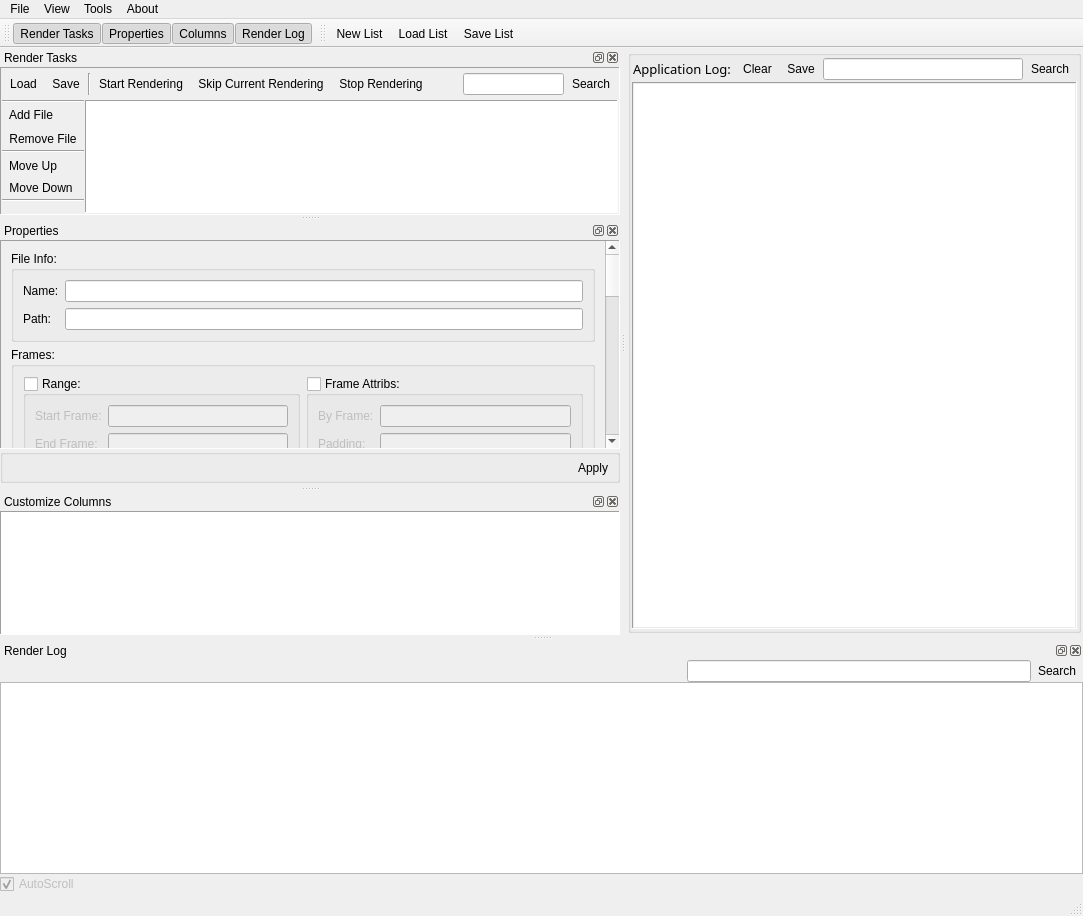
<?xml version="1.0" encoding="UTF-8"?>
<ui version="4.0">
 <class>MainWindow</class>
 <widget class="QMainWindow" name="MainWindow">
  <property name="geometry">
   <rect>
    <x>0</x>
    <y>0</y>
    <width>1083</width>
    <height>916</height>
   </rect>
  </property>
  <property name="windowTitle">
   <string>MainWindow</string>
  </property>
  <widget class="QWidget" name="centralwidget">
   <layout class="QGridLayout" name="gridLayout_16">
    <property name="margin">
     <number>2</number>
    </property>
    <property name="spacing">
     <number>2</number>
    </property>
    <item row="0" column="0">
     <widget class="QGroupBox" name="groupBox">
      <property name="title">
       <string/>
      </property>
      <layout class="QGridLayout" name="gridLayout_7">
       <property name="margin">
        <number>1</number>
       </property>
       <property name="spacing">
        <number>1</number>
       </property>
       <item row="0" column="0">
        <widget class="QFrame" name="frame_4">
         <property name="frameShape">
          <enum>QFrame::NoFrame</enum>
         </property>
         <property name="frameShadow">
          <enum>QFrame::Raised</enum>
         </property>
         <layout class="QGridLayout" name="gridLayout_8">
          <property name="margin">
           <number>1</number>
          </property>
          <property name="spacing">
           <number>1</number>
          </property>
          <item row="0" column="1">
           <spacer name="horizontalSpacer_2">
            <property name="orientation">
             <enum>Qt::Horizontal</enum>
            </property>
            <property name="sizeHint" stdset="0">
             <size>
              <width>272</width>
              <height>20</height>
             </size>
            </property>
           </spacer>
          </item>
          <item row="0" column="0">
           <widget class="QLabel" name="lblStatus">
            <property name="font">
             <font>
              <family>Trebuchet MS</family>
              <pointsize>10</pointsize>
             </font>
            </property>
            <property name="text">
             <string>Application Log: </string>
            </property>
           </widget>
          </item>
          <item row="0" column="3">
           <widget class="QToolButton" name="btnLogSave">
            <property name="toolTip">
             <string>Save</string>
            </property>
            <property name="statusTip">
             <string>Save</string>
            </property>
            <property name="text">
             <string>Save</string>
            </property>
            <property name="autoRaise">
             <bool>true</bool>
            </property>
           </widget>
          </item>
          <item row="0" column="2">
           <widget class="QToolButton" name="btnLogClear">
            <property name="toolTip">
             <string>Clear</string>
            </property>
            <property name="statusTip">
             <string>Clear</string>
            </property>
            <property name="text">
             <string>Clear</string>
            </property>
            <property name="autoRaise">
             <bool>true</bool>
            </property>
           </widget>
          </item>
          <item row="0" column="5">
           <widget class="QToolButton" name="btnSearchAppLog">
            <property name="toolTip">
             <string>Search</string>
            </property>
            <property name="statusTip">
             <string>Search</string>
            </property>
            <property name="text">
             <string>Search</string>
            </property>
            <property name="autoRaise">
             <bool>true</bool>
            </property>
           </widget>
          </item>
          <item row="0" column="4">
           <widget class="QLineEdit" name="leSearchAppLog">
            <property name="minimumSize">
             <size>
              <width>200</width>
              <height>0</height>
             </size>
            </property>
           </widget>
          </item>
         </layout>
        </widget>
       </item>
       <item row="1" column="0">
        <widget class="QFrame" name="frame_5">
         <property name="frameShape">
          <enum>QFrame::Panel</enum>
         </property>
         <property name="frameShadow">
          <enum>QFrame::Sunken</enum>
         </property>
         <layout class="QGridLayout" name="gridLayout_12">
          <property name="margin">
           <number>1</number>
          </property>
          <property name="spacing">
           <number>1</number>
          </property>
          <item row="0" column="0">
           <widget class="QTextBrowser" name="tbStatus">
            <property name="frameShape">
             <enum>QFrame::NoFrame</enum>
            </property>
           </widget>
          </item>
         </layout>
        </widget>
       </item>
      </layout>
     </widget>
    </item>
   </layout>
  </widget>
  <widget class="QMenuBar" name="menubar">
   <property name="geometry">
    <rect>
     <x>0</x>
     <y>0</y>
     <width>1083</width>
     <height>18</height>
    </rect>
   </property>
   <widget class="QMenu" name="menuFile">
    <property name="title">
     <string>File</string>
    </property>
    <addaction name="actionNew_List"/>
    <addaction name="actionLoad_List"/>
    <addaction name="actionSave_List"/>
    <addaction name="separator"/>
    <addaction name="actionQuit"/>
   </widget>
   <widget class="QMenu" name="menuTools">
    <property name="title">
     <string>Tools</string>
    </property>
    <addaction name="actionSettings"/>
    <addaction name="separator"/>
    <addaction name="actionConsole"/>
   </widget>
   <widget class="QMenu" name="menuAbout">
    <property name="title">
     <string>About</string>
    </property>
    <addaction name="actionHelp"/>
    <addaction name="actionOnline_Help"/>
    <addaction name="actionReportIssues"/>
    <addaction name="separator"/>
    <addaction name="actionAbout_lra"/>
   </widget>
   <widget class="QMenu" name="menuView">
    <property name="title">
     <string>View</string>
    </property>
    <addaction name="actionRenderTasks"/>
    <addaction name="actionProperties"/>
    <addaction name="actionColumns"/>
    <addaction name="actionLog"/>
   </widget>
   <addaction name="menuFile"/>
   <addaction name="menuView"/>
   <addaction name="menuTools"/>
   <addaction name="menuAbout"/>
  </widget>
  <widget class="QStatusBar" name="statusbar"/>
  <widget class="QDockWidget" name="dckRenderTasks">
   <property name="windowTitle">
    <string>Render Tasks</string>
   </property>
   <attribute name="dockWidgetArea">
    <number>1</number>
   </attribute>
   <widget class="QWidget" name="dockWidgetContents">
    <layout class="QGridLayout" name="gridLayout_4">
     <property name="margin">
      <number>0</number>
     </property>
     <property name="spacing">
      <number>0</number>
     </property>
     <item row="1" column="0">
      <widget class="QFrame" name="frame_2">
       <property name="frameShape">
        <enum>QFrame::Panel</enum>
       </property>
       <property name="frameShadow">
        <enum>QFrame::Sunken</enum>
       </property>
       <layout class="QGridLayout" name="gridLayout_3">
        <property name="margin">
         <number>1</number>
        </property>
        <property name="spacing">
         <number>1</number>
        </property>
        <item row="1" column="1" rowspan="12">
         <widget class="QTableWidget" name="tblMainList">
          <property name="frameShape">
           <enum>QFrame::Panel</enum>
          </property>
          <property name="alternatingRowColors">
           <bool>true</bool>
          </property>
          <property name="selectionMode">
           <enum>QAbstractItemView::SingleSelection</enum>
          </property>
          <property name="selectionBehavior">
           <enum>QAbstractItemView::SelectRows</enum>
          </property>
          <property name="sortingEnabled">
           <bool>true</bool>
          </property>
         </widget>
        </item>
        <item row="0" column="0" colspan="2">
         <widget class="QFrame" name="frame">
          <property name="minimumSize">
           <size>
            <width>0</width>
            <height>30</height>
           </size>
          </property>
          <property name="maximumSize">
           <size>
            <width>16777215</width>
            <height>30</height>
           </size>
          </property>
          <property name="frameShape">
           <enum>QFrame::NoFrame</enum>
          </property>
          <property name="frameShadow">
           <enum>QFrame::Raised</enum>
          </property>
          <layout class="QGridLayout" name="gridLayout_2">
           <property name="margin">
            <number>1</number>
           </property>
           <property name="spacing">
            <number>1</number>
           </property>
           <item row="0" column="6">
            <widget class="QToolButton" name="btnStartRender">
             <property name="toolTip">
              <string>Start Rendering</string>
             </property>
             <property name="statusTip">
              <string>Start Rendering</string>
             </property>
             <property name="text">
              <string>Start Rendering</string>
             </property>
             <property name="autoRaise">
              <bool>true</bool>
             </property>
            </widget>
           </item>
           <item row="0" column="9">
            <spacer name="horizontalSpacer">
             <property name="orientation">
              <enum>Qt::Horizontal</enum>
             </property>
             <property name="sizeHint" stdset="0">
              <size>
               <width>40</width>
               <height>20</height>
              </size>
             </property>
            </spacer>
           </item>
           <item row="0" column="8">
            <widget class="QToolButton" name="btnTerminate">
             <property name="toolTip">
              <string>Stop Rendering</string>
             </property>
             <property name="statusTip">
              <string>Stop Rendering</string>
             </property>
             <property name="text">
              <string>Stop Rendering</string>
             </property>
             <property name="autoRaise">
              <bool>true</bool>
             </property>
            </widget>
           </item>
           <item row="0" column="7">
            <widget class="QToolButton" name="btnSkipRender">
             <property name="toolTip">
              <string>Skip Current Rendering</string>
             </property>
             <property name="statusTip">
              <string>Skip Current Rendering</string>
             </property>
             <property name="text">
              <string>Skip Current Rendering</string>
             </property>
             <property name="autoRaise">
              <bool>true</bool>
             </property>
            </widget>
           </item>
           <item row="0" column="5">
            <widget class="Line" name="line">
             <property name="orientation">
              <enum>Qt::Vertical</enum>
             </property>
            </widget>
           </item>
           <item row="0" column="4">
            <widget class="QToolButton" name="btnRTaskSave">
             <property name="toolTip">
              <string>Save</string>
             </property>
             <property name="statusTip">
              <string>Save</string>
             </property>
             <property name="text">
              <string>Save</string>
             </property>
             <property name="autoRaise">
              <bool>true</bool>
             </property>
            </widget>
           </item>
           <item row="0" column="3">
            <widget class="QToolButton" name="btnRTaskLoad">
             <property name="toolTip">
              <string>Load</string>
             </property>
             <property name="statusTip">
              <string>Load</string>
             </property>
             <property name="text">
              <string>Load</string>
             </property>
             <property name="autoRaise">
              <bool>true</bool>
             </property>
            </widget>
           </item>
           <item row="0" column="11">
            <widget class="QToolButton" name="btnSearchRenderTask">
             <property name="toolTip">
              <string>Search</string>
             </property>
             <property name="statusTip">
              <string>Search</string>
             </property>
             <property name="text">
              <string>Search</string>
             </property>
             <property name="autoRaise">
              <bool>true</bool>
             </property>
            </widget>
           </item>
           <item row="0" column="10">
            <widget class="QLineEdit" name="leSearchRenderTask"/>
           </item>
          </layout>
         </widget>
        </item>
        <item row="2" column="0">
         <widget class="QToolButton" name="btnAddFile">
          <property name="toolTip">
           <string>Add File</string>
          </property>
          <property name="statusTip">
           <string>Add File</string>
          </property>
          <property name="text">
           <string>Add File</string>
          </property>
          <property name="autoRaise">
           <bool>true</bool>
          </property>
         </widget>
        </item>
        <item row="5" column="0">
         <widget class="QToolButton" name="btnRemoveFile">
          <property name="toolTip">
           <string>Remove File</string>
          </property>
          <property name="statusTip">
           <string>Remove File</string>
          </property>
          <property name="text">
           <string>Remove File</string>
          </property>
          <property name="autoRaise">
           <bool>true</bool>
          </property>
         </widget>
        </item>
        <item row="6" column="0">
         <widget class="Line" name="line_2">
          <property name="orientation">
           <enum>Qt::Horizontal</enum>
          </property>
         </widget>
        </item>
        <item row="8" column="0">
         <widget class="QToolButton" name="btnMoveUp">
          <property name="toolTip">
           <string>Move Up</string>
          </property>
          <property name="statusTip">
           <string>Move Up</string>
          </property>
          <property name="text">
           <string>Move Up</string>
          </property>
          <property name="autoRaise">
           <bool>true</bool>
          </property>
         </widget>
        </item>
        <item row="9" column="0">
         <widget class="QToolButton" name="btnMoveDown">
          <property name="toolTip">
           <string>Move Down</string>
          </property>
          <property name="statusTip">
           <string>Move Down</string>
          </property>
          <property name="text">
           <string>Move Down</string>
          </property>
          <property name="autoRaise">
           <bool>true</bool>
          </property>
         </widget>
        </item>
        <item row="11" column="0">
         <spacer name="verticalSpacer_2">
          <property name="orientation">
           <enum>Qt::Vertical</enum>
          </property>
          <property name="sizeHint" stdset="0">
           <size>
            <width>20</width>
            <height>40</height>
           </size>
          </property>
         </spacer>
        </item>
        <item row="1" column="0">
         <widget class="Line" name="line_5">
          <property name="orientation">
           <enum>Qt::Horizontal</enum>
          </property>
         </widget>
        </item>
        <item row="10" column="0">
         <widget class="Line" name="line_6">
          <property name="orientation">
           <enum>Qt::Horizontal</enum>
          </property>
         </widget>
        </item>
       </layout>
      </widget>
     </item>
    </layout>
   </widget>
  </widget>
  <widget class="QDockWidget" name="dckProperties">
   <property name="windowTitle">
    <string>Properties</string>
   </property>
   <attribute name="dockWidgetArea">
    <number>1</number>
   </attribute>
   <widget class="QWidget" name="dockWidgetContents_2">
    <layout class="QGridLayout" name="gridLayout_5">
     <property name="leftMargin">
      <number>0</number>
     </property>
     <property name="topMargin">
      <number>0</number>
     </property>
     <property name="rightMargin">
      <number>0</number>
     </property>
     <property name="bottomMargin">
      <number>3</number>
     </property>
     <property name="spacing">
      <number>0</number>
     </property>
     <item row="0" column="0">
      <widget class="QScrollArea" name="scrollArea">
       <property name="frameShape">
        <enum>QFrame::Panel</enum>
       </property>
       <property name="frameShadow">
        <enum>QFrame::Sunken</enum>
       </property>
       <property name="widgetResizable">
        <bool>true</bool>
       </property>
       <widget class="QWidget" name="scrollAreaWidgetContents">
        <property name="geometry">
         <rect>
          <x>0</x>
          <y>0</y>
          <width>568</width>
          <height>774</height>
         </rect>
        </property>
        <layout class="QGridLayout" name="gridLayout_6">
         <item row="0" column="0">
          <widget class="QFrame" name="frame_3">
           <property name="frameShape">
            <enum>QFrame::NoFrame</enum>
           </property>
           <property name="frameShadow">
            <enum>QFrame::Raised</enum>
           </property>
           <layout class="QGridLayout" name="gridLayout_13">
            <property name="horizontalSpacing">
             <number>1</number>
            </property>
            <property name="verticalSpacing">
             <number>5</number>
            </property>
            <property name="margin">
             <number>1</number>
            </property>
            <item row="0" column="0">
             <widget class="QGroupBox" name="frmPropFileInfo">
              <property name="title">
               <string>File Info:</string>
              </property>
              <property name="flat">
               <bool>true</bool>
              </property>
              <layout class="QGridLayout" name="gridLayout_10">
               <item row="0" column="0">
                <widget class="QLabel" name="label_5">
                 <property name="text">
                  <string>Name:</string>
                 </property>
                </widget>
               </item>
               <item row="0" column="1">
                <widget class="QLineEdit" name="lePropFileName">
                 <property name="readOnly">
                  <bool>true</bool>
                 </property>
                </widget>
               </item>
               <item row="1" column="0">
                <widget class="QLabel" name="label_6">
                 <property name="text">
                  <string>Path:</string>
                 </property>
                </widget>
               </item>
               <item row="1" column="1">
                <widget class="QLineEdit" name="lePropFilePath">
                 <property name="readOnly">
                  <bool>true</bool>
                 </property>
                </widget>
               </item>
              </layout>
             </widget>
            </item>
            <item row="2" column="0">
             <widget class="QGroupBox" name="frmPropProjPath">
              <property name="title">
               <string>Proj Path:</string>
              </property>
              <property name="flat">
               <bool>true</bool>
              </property>
              <property name="checkable">
               <bool>true</bool>
              </property>
              <property name="checked">
               <bool>false</bool>
              </property>
              <layout class="QGridLayout" name="gridLayout_11">
               <item row="0" column="0">
                <widget class="QLineEdit" name="lePropProjPath">
                 <property name="text">
                  <string extracomment="s"/>
                 </property>
                 <property name="flagFullName" stdset="0">
                  <string>Project Path</string>
                 </property>
                 <property name="flagShortName" stdset="0">
                  <string>proj</string>
                 </property>
                </widget>
               </item>
              </layout>
             </widget>
            </item>
            <item row="9" column="0">
             <spacer name="verticalSpacer">
              <property name="orientation">
               <enum>Qt::Vertical</enum>
              </property>
              <property name="sizeHint" stdset="0">
               <size>
                <width>20</width>
                <height>40</height>
               </size>
              </property>
             </spacer>
            </item>
            <item row="3" column="0">
             <widget class="QGroupBox" name="frmPropRDPath">
              <property name="title">
               <string>Render Desitination Path (RD):</string>
              </property>
              <property name="flat">
               <bool>true</bool>
              </property>
              <property name="checkable">
               <bool>true</bool>
              </property>
              <property name="checked">
               <bool>false</bool>
              </property>
              <layout class="QGridLayout" name="gridLayout_17">
               <item row="0" column="0">
                <widget class="QLineEdit" name="lePropRDPath">
                 <property name="text">
                  <string extracomment="s"/>
                 </property>
                 <property name="flagFullName" stdset="0">
                  <string>Render Path</string>
                 </property>
                 <property name="flagShortName" stdset="0">
                  <string>rd</string>
                 </property>
                </widget>
               </item>
              </layout>
             </widget>
            </item>
            <item row="4" column="0">
             <widget class="QGroupBox" name="frmPropOutputFormat">
              <property name="title">
               <string>Output Format (OF):</string>
              </property>
              <property name="flat">
               <bool>true</bool>
              </property>
              <property name="checkable">
               <bool>true</bool>
              </property>
              <property name="checked">
               <bool>false</bool>
              </property>
              <layout class="QGridLayout" name="gridLayout_18">
               <item row="0" column="0">
                <widget class="QLineEdit" name="lePropOFPath">
                 <property name="text">
                  <string extracomment="s"/>
                 </property>
                 <property name="flagFullName" stdset="0">
                  <string>Output Image Format</string>
                 </property>
                 <property name="flagShortName" stdset="0">
                  <string>of</string>
                 </property>
                </widget>
               </item>
              </layout>
             </widget>
            </item>
            <item row="5" column="0">
             <widget class="QGroupBox" name="frmPropCam">
              <property name="title">
               <string>Cameras:</string>
              </property>
              <property name="flat">
               <bool>true</bool>
              </property>
              <property name="checkable">
               <bool>true</bool>
              </property>
              <property name="checked">
               <bool>false</bool>
              </property>
              <layout class="QGridLayout" name="gridLayout_19">
               <item row="0" column="2">
                <widget class="QLineEdit" name="lePropCamName">
                 <property name="text">
                  <string extracomment="s"/>
                 </property>
                 <property name="flagFullName" stdset="0">
                  <string>Camera</string>
                 </property>
                 <property name="flagShortName" stdset="0">
                  <string>cam</string>
                 </property>
                </widget>
               </item>
               <item row="0" column="0">
                <widget class="QLabel" name="label_8">
                 <property name="text">
                  <string>Name:</string>
                 </property>
                </widget>
               </item>
               <item row="1" column="0">
                <widget class="QLabel" name="label_9">
                 <property name="text">
                  <string>RGB ON/OFF: </string>
                 </property>
                </widget>
               </item>
               <item row="1" column="2">
                <widget class="QLineEdit" name="lePropCamRGB">
                 <property name="text">
                  <string extracomment="s"/>
                 </property>
                 <property name="flagFullName" stdset="0">
                  <string>RGB</string>
                 </property>
                 <property name="flagShortName" stdset="0">
                  <string>rgb</string>
                 </property>
                </widget>
               </item>
               <item row="2" column="0">
                <widget class="QLabel" name="label_10">
                 <property name="text">
                  <string>ALPHA ON/OFF: </string>
                 </property>
                </widget>
               </item>
               <item row="2" column="2">
                <widget class="QLineEdit" name="lePropCamAlpha">
                 <property name="text">
                  <string extracomment="s"/>
                 </property>
                 <property name="flagFullName" stdset="0">
                  <string>Alpha</string>
                 </property>
                 <property name="flagShortName" stdset="0">
                  <string>alpha</string>
                 </property>
                </widget>
               </item>
               <item row="3" column="0">
                <widget class="QLabel" name="label_11">
                 <property name="text">
                  <string>DEPTH ON/OFF: </string>
                 </property>
                </widget>
               </item>
               <item row="3" column="2">
                <widget class="QLineEdit" name="lePropCamDepth">
                 <property name="text">
                  <string extracomment="s"/>
                 </property>
                 <property name="flagFullName" stdset="0">
                  <string>Depth</string>
                 </property>
                 <property name="flagShortName" stdset="0">
                  <string>depth</string>
                 </property>
                </widget>
               </item>
              </layout>
             </widget>
            </item>
            <item row="6" column="0">
             <widget class="QGroupBox" name="groupBox_2">
              <property name="title">
               <string>Resolution:</string>
              </property>
              <layout class="QGridLayout" name="gridLayout_9">
               <item row="0" column="0">
                <widget class="QGroupBox" name="frmPropResAbs">
                 <property name="title">
                  <string>Absolute</string>
                 </property>
                 <property name="flat">
                  <bool>true</bool>
                 </property>
                 <property name="checkable">
                  <bool>true</bool>
                 </property>
                 <property name="checked">
                  <bool>false</bool>
                 </property>
                 <layout class="QGridLayout" name="gridLayout_20">
                  <item row="1" column="1">
                   <widget class="QLineEdit" name="lePropYRes">
                    <property name="text">
                     <string extracomment="s"/>
                    </property>
                    <property name="flagFullName" stdset="0">
                     <string>Resolution Y</string>
                    </property>
                    <property name="flagShortName" stdset="0">
                     <string>y</string>
                    </property>
                   </widget>
                  </item>
                  <item row="0" column="1">
                   <widget class="QLineEdit" name="lePropXRes">
                    <property name="text">
                     <string extracomment="s"/>
                    </property>
                    <property name="flagFullName" stdset="0">
                     <string>Resolution X</string>
                    </property>
                    <property name="flagShortName" stdset="0">
                     <string>x</string>
                    </property>
                   </widget>
                  </item>
                  <item row="0" column="0">
                   <widget class="QLabel" name="label_12">
                    <property name="text">
                     <string>XRes:</string>
                    </property>
                   </widget>
                  </item>
                  <item row="1" column="0">
                   <widget class="QLabel" name="label_13">
                    <property name="text">
                     <string>YRes:</string>
                    </property>
                   </widget>
                  </item>
                 </layout>
                </widget>
               </item>
               <item row="0" column="1">
                <widget class="QGroupBox" name="frmPropResPercentage">
                 <property name="title">
                  <string>Percentage</string>
                 </property>
                 <property name="flat">
                  <bool>true</bool>
                 </property>
                 <property name="checkable">
                  <bool>true</bool>
                 </property>
                 <property name="checked">
                  <bool>false</bool>
                 </property>
                 <layout class="QGridLayout" name="gridLayout_21">
                  <item row="0" column="1">
                   <widget class="QLineEdit" name="lePropPercRes">
                    <property name="text">
                     <string extracomment="s"/>
                    </property>
                    <property name="flagFullName" stdset="0">
                     <string>Res Percent</string>
                    </property>
                    <property name="flagShortName" stdset="0">
                     <string>percentRes</string>
                    </property>
                   </widget>
                  </item>
                  <item row="0" column="0">
                   <widget class="QLabel" name="label_14">
                    <property name="text">
                     <string/>
                    </property>
                   </widget>
                  </item>
                 </layout>
                </widget>
               </item>
              </layout>
             </widget>
            </item>
            <item row="1" column="0">
             <widget class="QGroupBox" name="groupBox_3">
              <property name="title">
               <string>Frames:</string>
              </property>
              <layout class="QGridLayout" name="gridLayout_22">
               <item row="0" column="0">
                <widget class="QGroupBox" name="frmPropFrameRange">
                 <property name="title">
                  <string>Range:</string>
                 </property>
                 <property name="flat">
                  <bool>true</bool>
                 </property>
                 <property name="checkable">
                  <bool>true</bool>
                 </property>
                 <property name="checked">
                  <bool>false</bool>
                 </property>
                 <layout class="QGridLayout" name="gridLayout_23">
                  <item row="0" column="0">
                   <widget class="QLabel" name="label_15">
                    <property name="text">
                     <string>Start Frame:</string>
                    </property>
                   </widget>
                  </item>
                  <item row="0" column="1">
                   <widget class="QLineEdit" name="lePropStartFrame">
                    <property name="text">
                     <string extracomment="s"/>
                    </property>
                    <property name="flagFullName" stdset="0">
                     <string>Start Frame</string>
                    </property>
                    <property name="flagShortName" stdset="0">
                     <string>s</string>
                    </property>
                   </widget>
                  </item>
                  <item row="1" column="0">
                   <widget class="QLabel" name="label_16">
                    <property name="text">
                     <string>End Frame:</string>
                    </property>
                   </widget>
                  </item>
                  <item row="1" column="1">
                   <widget class="QLineEdit" name="lePropEndFrame">
                    <property name="text">
                     <string extracomment="s"/>
                    </property>
                    <property name="flagFullName" stdset="0">
                     <string>End Frame</string>
                    </property>
                    <property name="flagShortName" stdset="0">
                     <string>e</string>
                    </property>
                   </widget>
                  </item>
                 </layout>
                </widget>
               </item>
               <item row="0" column="1">
                <widget class="QGroupBox" name="frmPropFrameAttribs">
                 <property name="title">
                  <string>Frame Attribs:</string>
                 </property>
                 <property name="flat">
                  <bool>true</bool>
                 </property>
                 <property name="checkable">
                  <bool>true</bool>
                 </property>
                 <property name="checked">
                  <bool>false</bool>
                 </property>
                 <layout class="QGridLayout" name="gridLayout_24">
                  <item row="0" column="1">
                   <widget class="QLineEdit" name="lePropByFrame">
                    <property name="text">
                     <string extracomment="s"/>
                    </property>
                    <property name="flagFullName" stdset="0">
                     <string>ByFrame</string>
                    </property>
                    <property name="flagShortName" stdset="0">
                     <string>b</string>
                    </property>
                   </widget>
                  </item>
                  <item row="1" column="1">
                   <widget class="QLineEdit" name="lePropPadding">
                    <property name="text">
                     <string extracomment="s"/>
                    </property>
                    <property name="flagFullName" stdset="0">
                     <string>Padding</string>
                    </property>
                    <property name="flagShortName" stdset="0">
                     <string>pad</string>
                    </property>
                   </widget>
                  </item>
                  <item row="0" column="0">
                   <widget class="QLabel" name="label_20">
                    <property name="text">
                     <string>By Frame:</string>
                    </property>
                   </widget>
                  </item>
                  <item row="1" column="0">
                   <widget class="QLabel" name="label_21">
                    <property name="text">
                     <string>Padding:</string>
                    </property>
                   </widget>
                  </item>
                 </layout>
                </widget>
               </item>
              </layout>
             </widget>
            </item>
            <item row="7" column="0">
             <widget class="QGroupBox" name="frmPropRenderLayer">
              <property name="title">
               <string>Render Layer:</string>
              </property>
              <property name="flat">
               <bool>true</bool>
              </property>
              <property name="checkable">
               <bool>true</bool>
              </property>
              <property name="checked">
               <bool>false</bool>
              </property>
              <layout class="QGridLayout" name="gridLayout_25">
               <item row="0" column="0">
                <widget class="QLineEdit" name="lePropRenderLayer">
                 <property name="text">
                  <string extracomment="s"/>
                 </property>
                 <property name="flagFullName" stdset="0">
                  <string>Render Layer</string>
                 </property>
                 <property name="flagShortName" stdset="0">
                  <string>l</string>
                 </property>
                </widget>
               </item>
              </layout>
             </widget>
            </item>
           </layout>
          </widget>
         </item>
         <item row="1" column="0">
          <widget class="QGroupBox" name="frmPropCustoms">
           <property name="title">
            <string>Custom Settings</string>
           </property>
           <property name="flat">
            <bool>true</bool>
           </property>
           <property name="checkable">
            <bool>true</bool>
           </property>
           <property name="checked">
            <bool>false</bool>
           </property>
           <layout class="QGridLayout" name="gridLayout_26">
            <item row="0" column="0">
             <widget class="QLineEdit" name="lePropCustoms">
              <property name="text">
               <string extracomment="s"/>
              </property>
              <property name="flagFullName" stdset="0">
               <string>Render Layer</string>
              </property>
              <property name="flagShortName" stdset="0">
               <string>l</string>
              </property>
             </widget>
            </item>
            <item row="1" column="0">
             <widget class="QLabel" name="label_17">
              <property name="text">
               <string>Eg: -mr:w  &quot;DFILE&quot; -preRenderMel &quot;special.mel&quot;</string>
              </property>
             </widget>
            </item>
           </layout>
          </widget>
         </item>
        </layout>
       </widget>
      </widget>
     </item>
     <item row="1" column="0">
      <widget class="QGroupBox" name="frmPropButtons">
       <property name="title">
        <string/>
       </property>
       <property name="flat">
        <bool>true</bool>
       </property>
       <layout class="QGridLayout" name="gridLayout_14">
        <property name="margin">
         <number>2</number>
        </property>
        <property name="spacing">
         <number>2</number>
        </property>
        <item row="0" column="0">
         <spacer name="horizontalSpacer_3">
          <property name="orientation">
           <enum>Qt::Horizontal</enum>
          </property>
          <property name="sizeHint" stdset="0">
           <size>
            <width>40</width>
            <height>20</height>
           </size>
          </property>
         </spacer>
        </item>
        <item row="0" column="1">
         <widget class="QToolButton" name="btnPropApply">
          <property name="text">
           <string>Apply</string>
          </property>
          <property name="toolButtonStyle">
           <enum>Qt::ToolButtonTextBesideIcon</enum>
          </property>
          <property name="autoRaise">
           <bool>true</bool>
          </property>
         </widget>
        </item>
       </layout>
      </widget>
     </item>
    </layout>
   </widget>
  </widget>
  <widget class="QDockWidget" name="dckColumns">
   <property name="windowTitle">
    <string>Customize Columns</string>
   </property>
   <attribute name="dockWidgetArea">
    <number>1</number>
   </attribute>
   <widget class="QWidget" name="dockWidgetContents_3">
    <layout class="QGridLayout" name="gridLayout_15">
     <property name="margin">
      <number>0</number>
     </property>
     <property name="spacing">
      <number>0</number>
     </property>
     <item row="0" column="0">
      <widget class="QListWidget" name="lstColumns">
       <property name="frameShape">
        <enum>QFrame::Panel</enum>
       </property>
       <property name="alternatingRowColors">
        <bool>true</bool>
       </property>
      </widget>
     </item>
    </layout>
   </widget>
  </widget>
  <widget class="QToolBar" name="tbrDcks">
   <property name="windowTitle">
    <string>Dock Tool Bar</string>
   </property>
   <property name="iconSize">
    <size>
     <width>18</width>
     <height>18</height>
    </size>
   </property>
   <attribute name="toolBarArea">
    <enum>TopToolBarArea</enum>
   </attribute>
   <attribute name="toolBarBreak">
    <bool>false</bool>
   </attribute>
   <addaction name="actionRenderTasks"/>
   <addaction name="actionProperties"/>
   <addaction name="actionColumns"/>
   <addaction name="actionLog"/>
  </widget>
  <widget class="QDockWidget" name="dckLog">
   <property name="windowTitle">
    <string>Render Log</string>
   </property>
   <attribute name="dockWidgetArea">
    <number>8</number>
   </attribute>
   <widget class="QWidget" name="dockWidgetContents_4">
    <layout class="QGridLayout" name="gridLayout">
     <property name="margin">
      <number>0</number>
     </property>
     <property name="spacing">
      <number>0</number>
     </property>
     <item row="6" column="0">
      <widget class="QCheckBox" name="cbxAutoScroll">
       <property name="enabled">
        <bool>false</bool>
       </property>
       <property name="text">
        <string>AutoScroll</string>
       </property>
       <property name="checked">
        <bool>true</bool>
       </property>
      </widget>
     </item>
     <item row="5" column="0" colspan="4">
      <widget class="QPlainTextEdit" name="tbLog">
       <property name="readOnly">
        <bool>true</bool>
       </property>
       <property name="plainText">
        <string/>
       </property>
      </widget>
     </item>
     <item row="2" column="0">
      <spacer name="horizontalSpacer_4">
       <property name="orientation">
        <enum>Qt::Horizontal</enum>
       </property>
       <property name="sizeHint" stdset="0">
        <size>
         <width>40</width>
         <height>20</height>
        </size>
       </property>
      </spacer>
     </item>
     <item row="2" column="1">
      <spacer name="horizontalSpacer_5">
       <property name="orientation">
        <enum>Qt::Horizontal</enum>
       </property>
       <property name="sizeHint" stdset="0">
        <size>
         <width>40</width>
         <height>20</height>
        </size>
       </property>
      </spacer>
     </item>
     <item row="2" column="3">
      <widget class="QToolButton" name="btnSearchRenderLog">
       <property name="toolTip">
        <string>Search</string>
       </property>
       <property name="statusTip">
        <string>Search</string>
       </property>
       <property name="text">
        <string>Search</string>
       </property>
       <property name="autoRaise">
        <bool>true</bool>
       </property>
      </widget>
     </item>
     <item row="2" column="2">
      <widget class="QLineEdit" name="leSearchRenderLog"/>
     </item>
    </layout>
   </widget>
  </widget>
  <widget class="QToolBar" name="tbrFile">
   <property name="windowTitle">
    <string>File Tool Bar</string>
   </property>
   <attribute name="toolBarArea">
    <enum>TopToolBarArea</enum>
   </attribute>
   <attribute name="toolBarBreak">
    <bool>false</bool>
   </attribute>
   <addaction name="actionNew_List"/>
   <addaction name="actionLoad_List"/>
   <addaction name="actionSave_List"/>
  </widget>
  <action name="actionRenderTasks">
   <property name="checkable">
    <bool>true</bool>
   </property>
   <property name="checked">
    <bool>true</bool>
   </property>
   <property name="text">
    <string>Render Tasks</string>
   </property>
  </action>
  <action name="actionProperties">
   <property name="checkable">
    <bool>true</bool>
   </property>
   <property name="checked">
    <bool>true</bool>
   </property>
   <property name="text">
    <string>Properties</string>
   </property>
  </action>
  <action name="actionColumns">
   <property name="checkable">
    <bool>true</bool>
   </property>
   <property name="checked">
    <bool>true</bool>
   </property>
   <property name="text">
    <string>Columns</string>
   </property>
  </action>
  <action name="actionLog">
   <property name="checkable">
    <bool>true</bool>
   </property>
   <property name="checked">
    <bool>true</bool>
   </property>
   <property name="text">
    <string>Render Log</string>
   </property>
  </action>
  <action name="actionNew_List">
   <property name="text">
    <string>New List</string>
   </property>
  </action>
  <action name="actionLoad_List">
   <property name="text">
    <string>Load List</string>
   </property>
  </action>
  <action name="actionSave_List">
   <property name="text">
    <string>Save List</string>
   </property>
  </action>
  <action name="actionQuit">
   <property name="text">
    <string>Quit</string>
   </property>
  </action>
  <action name="actionSettings">
   <property name="text">
    <string>Settings</string>
   </property>
  </action>
  <action name="actionAbout_lra">
   <property name="text">
    <string>About lra</string>
   </property>
  </action>
  <action name="actionHelp">
   <property name="text">
    <string>Help</string>
   </property>
  </action>
  <action name="actionTest">
   <property name="text">
    <string>test</string>
   </property>
  </action>
  <action name="actionReportIssues">
   <property name="text">
    <string>Report Issues</string>
   </property>
  </action>
  <action name="actionOnline_Help">
   <property name="text">
    <string>Online Help</string>
   </property>
  </action>
  <action name="actionConsole">
   <property name="text">
    <string>Console</string>
   </property>
  </action>
 </widget>
 <resources/>
 <connections/>
</ui>
